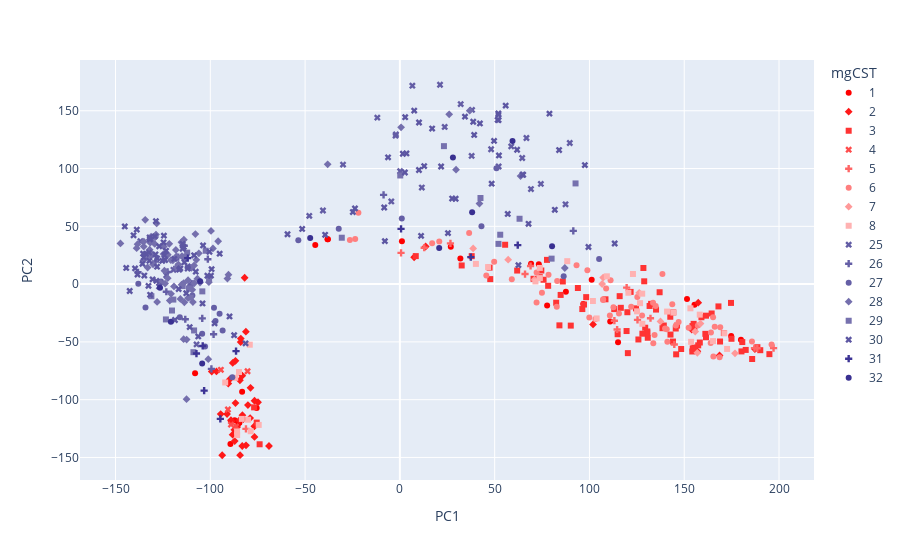

Source (notebook cell):
### Code cell
import plotly.express as px
new_legend = new_colors['color_mgCST']#.apply(lambda x : mcolors.to_rgba(x)).values

fig = px.scatter(pca_df, x='PC1', y='PC2', color='mgCST', symbol='mgCST',color_discrete_sequence=new_legend.values)
fig.show()
